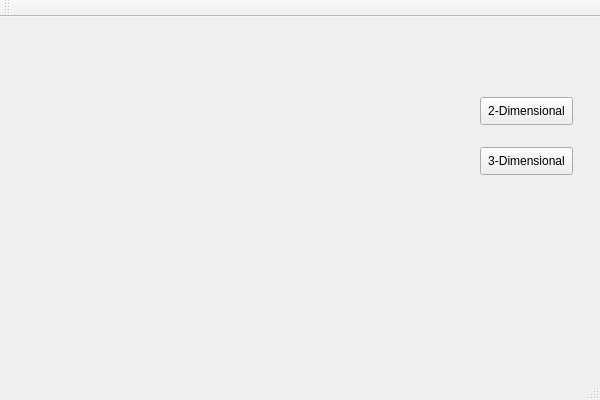
<?xml version="1.0" encoding="UTF-8"?>
<ui version="4.0">
 <class>BSplineClass</class>
 <widget class="QMainWindow" name="BSplineClass">
  <property name="geometry">
   <rect>
    <x>0</x>
    <y>0</y>
    <width>600</width>
    <height>400</height>
   </rect>
  </property>
  <property name="windowTitle">
   <string>BSpline</string>
  </property>
  <widget class="QWidget" name="centralWidget">
   <widget class="MyViewer" name="widget" native="true">
    <property name="geometry">
     <rect>
      <x>10</x>
      <y>10</y>
      <width>441</width>
      <height>311</height>
     </rect>
    </property>
   </widget>
   <widget class="QPushButton" name="two_d">
    <property name="geometry">
     <rect>
      <x>480</x>
      <y>80</y>
      <width>93</width>
      <height>28</height>
     </rect>
    </property>
    <property name="text">
     <string>2-Dimensional</string>
    </property>
   </widget>
   <widget class="QPushButton" name="three_d">
    <property name="geometry">
     <rect>
      <x>480</x>
      <y>130</y>
      <width>93</width>
      <height>28</height>
     </rect>
    </property>
    <property name="text">
     <string>3-Dimensional</string>
    </property>
   </widget>
  </widget>
  <widget class="QMenuBar" name="menuBar">
   <property name="geometry">
    <rect>
     <x>0</x>
     <y>0</y>
     <width>600</width>
     <height>26</height>
    </rect>
   </property>
  </widget>
  <widget class="QToolBar" name="mainToolBar">
   <attribute name="toolBarArea">
    <enum>TopToolBarArea</enum>
   </attribute>
   <attribute name="toolBarBreak">
    <bool>false</bool>
   </attribute>
  </widget>
  <widget class="QStatusBar" name="statusBar"/>
 </widget>
 <layoutdefault spacing="6" margin="11"/>
 <customwidgets>
  <customwidget>
   <class>MyViewer</class>
   <extends>QWidget</extends>
   <header>myviewer.h</header>
   <container>1</container>
  </customwidget>
 </customwidgets>
 <resources>
  <include location="BSpline.qrc"/>
 </resources>
 <connections/>
</ui>
